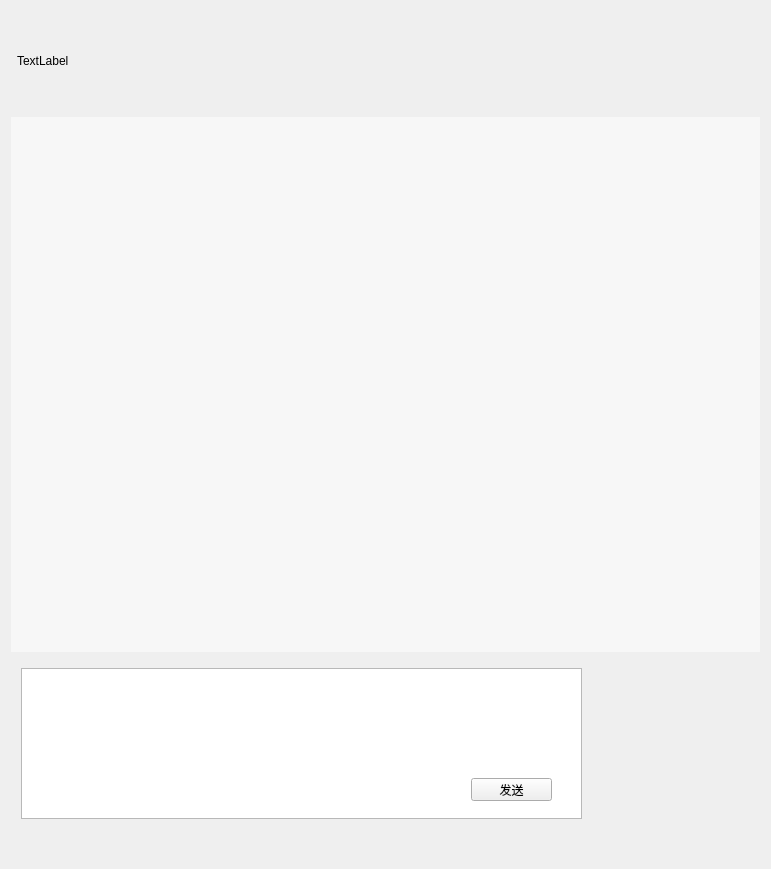
<?xml version="1.0" encoding="UTF-8"?>
<ui version="4.0">
 <class>detailZhihu</class>
 <widget class="QMainWindow" name="detailZhihu">
  <property name="geometry">
   <rect>
    <x>0</x>
    <y>0</y>
    <width>771</width>
    <height>869</height>
   </rect>
  </property>
  <property name="windowTitle">
   <string>这就是治乎！</string>
  </property>
  <widget class="QWidget" name="centralWidget">
   <layout class="QGridLayout" name="gridLayout">
    <item row="0" column="0" alignment="Qt::AlignTop">
     <widget class="QWidget" name="Question" native="true">
      <property name="minimumSize">
       <size>
        <width>0</width>
        <height>100</height>
       </size>
      </property>
      <widget class="QLabel" name="label">
       <property name="geometry">
        <rect>
         <x>6</x>
         <y>0</y>
         <width>731</width>
         <height>100</height>
        </rect>
       </property>
       <property name="sizePolicy">
        <sizepolicy hsizetype="Preferred" vsizetype="Preferred">
         <horstretch>0</horstretch>
         <verstretch>0</verstretch>
        </sizepolicy>
       </property>
       <property name="minimumSize">
        <size>
         <width>0</width>
         <height>100</height>
        </size>
       </property>
       <property name="text">
        <string>TextLabel</string>
       </property>
       <property name="wordWrap">
        <bool>true</bool>
       </property>
      </widget>
     </widget>
    </item>
    <item row="1" column="0">
     <widget class="QListWidget" name="listWidget">
      <property name="sizePolicy">
       <sizepolicy hsizetype="Expanding" vsizetype="Expanding">
        <horstretch>0</horstretch>
        <verstretch>0</verstretch>
       </sizepolicy>
      </property>
      <property name="styleSheet">
       <string notr="true">QListWidget{background-color: rgb(247, 247, 247); color:rgb(51,51,51); border: 1px solid  rgb(247, 247, 247);outline:0px;}
QListWidget::Item{background-color: rgb(247, 247, 247);}
QListWidget::Item:hover{background-color: rgb(247, 247, 247); }
QListWidget::item:selected{
	background-color: rgb(247, 247, 247);
	color:black; 
    border: 1px solid  rgb(247, 247, 247);
}
QListWidget::item:selected:!active{border: 1px solid  rgb(247, 247, 247); background-color: rgb(247, 247, 247); color:rgb(51,51,51); } </string>
      </property>
      <property name="verticalScrollBarPolicy">
       <enum>Qt::ScrollBarAsNeeded</enum>
      </property>
      <property name="horizontalScrollBarPolicy">
       <enum>Qt::ScrollBarAlwaysOff</enum>
      </property>
     </widget>
    </item>
    <item row="2" column="0">
     <widget class="QWidget" name="widget" native="true">
      <property name="minimumSize">
       <size>
        <width>0</width>
        <height>200</height>
       </size>
      </property>
      <property name="maximumSize">
       <size>
        <width>16777215</width>
        <height>200</height>
       </size>
      </property>
      <widget class="QTextEdit" name="textEdit">
       <property name="geometry">
        <rect>
         <x>10</x>
         <y>10</y>
         <width>561</width>
         <height>151</height>
        </rect>
       </property>
       <property name="sizePolicy">
        <sizepolicy hsizetype="Expanding" vsizetype="Preferred">
         <horstretch>0</horstretch>
         <verstretch>0</verstretch>
        </sizepolicy>
       </property>
      </widget>
      <widget class="QPushButton" name="pushButton">
       <property name="geometry">
        <rect>
         <x>460</x>
         <y>120</y>
         <width>81</width>
         <height>23</height>
        </rect>
       </property>
       <property name="text">
        <string>发送</string>
       </property>
      </widget>
     </widget>
    </item>
   </layout>
  </widget>
 </widget>
 <layoutdefault spacing="6" margin="11"/>
 <resources/>
 <connections/>
</ui>
